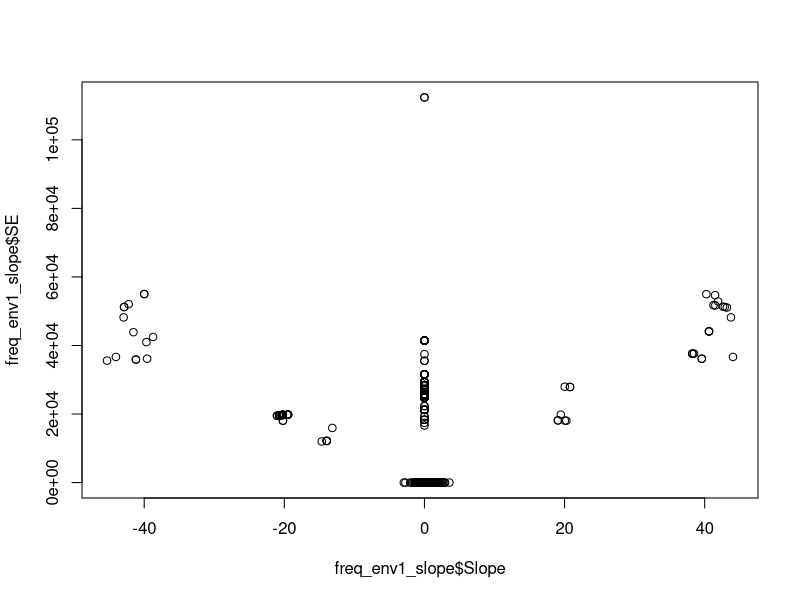

Source code (R): (Note: a time limit stopped this script after it produced the figure.)
##################################################################################
## Get pop specific SNP slopes over the timeseries for "observed" data set
## Done for snp set BF>10 in windows and BF>30 overall
## Does not include 1000 permuations of random sampling for BF<0
## Author Daniel Anstett
## 
## 
## Last Modified April 24, 2023
###################################################################################
#Functions

# Run GLM

glm_obs <-function(df,env_input){
  freq_env1_slope<-data.frame()
  counter<-1
  for (i in 3:dim(df)[2]){
    for(j in 1:12){
      chr<-colnames(df)[i]
      popSNP <- df %>% filter(Site==j) %>% select(Site,Year,all_of(chr))
      colnames(popSNP)[3]<-"snp_ID"
      
      if(all(is.na(popSNP$snp_ID))==FALSE & sum(is.na(popSNP$snp_ID)) !=(dim(popSNP)[1]-1)){
        rSNP <- glm(snp_ID ~ Year, family = binomial, data = popSNP)
        freq_env1_slope[counter,1]<-unique(popSNP$Site)
        freq_env1_slope[counter,2]<-chr
        freq_env1_slope[counter,3]<-rSNP$coefficients[2] * 2
        sum_snp <- summary(rSNP)
        freq_env1_slope[counter,4]<-sum_snp$coefficients[2,2]
        freq_env1_slope[counter,5]<-env_input
        freq_env1_slope[counter,6]<-"obs"
        counter<-counter+1
      } else {
        freq_env1_slope[counter,1]<-unique(popSNP$Site)
        freq_env1_slope[counter,2]<-chr
        freq_env1_slope[counter,3]<-NA
        freq_env1_slope[counter,4]<-NA
        freq_env1_slope[counter,5]<-env_input
        freq_env1_slope[counter,6]<-"obs"
        counter<-counter+1
      }
      
    }
  }
  colnames(freq_env1_slope)<-c("Site","snp_ID","Slope","SE","ENV","Type")
  return(freq_env1_slope)
}



###################################################################################
#Import libraries
library(tidyverse)
library(boot)

#Import timeseries frequencies
freq_env1 <- read_csv("data/freq_env1.csv")
freq_env2 <- read_csv("data/freq_env2.csv")
freq_env3 <- read_csv("data/freq_env3.csv")
freq_env4 <- read_csv("data/freq_env4.csv")
freq_env5 <- read_csv("data/freq_env5.csv")
freq_env6 <- read_csv("data/freq_env6.csv")
freq_env7 <- read_csv("data/freq_env7.csv")
freq_env8 <- read_csv("data/freq_env8.csv")
freq_env9 <- read_csv("data/freq_env9.csv")


###################################################################################
#Single Case
#freq_env1_pop1 <- freq_env1 %>% filter(Site==1)
#rSNP_pop1 <- glm(CE10_chr1_865732 ~ Year, family = binomial, data = freq_env1_pop1)
#test_pop1 <- as.data.frame(summary(rSNP_pop1)$coefficients)
#test_pop1$Estimate[2]
#rSNP_pop1$coefficients[2]
#summary(rSNP_pop1)
#rSNP_pop1 <- glm(CE10_chr1_9110324 ~ Year, family = binomial, data = freq_env1_pop1)
#rSNP_pop1$coefficients[2]
#summary(rSNP_pop1)

###################################################################################

## Single Loop

# freq_env1
freq_env1_slope<-data.frame()
counter<-1
for (i in 3:dim(freq_env1)[2]){
  for(j in 1:12){
    chr<-colnames(freq_env1)[i]
    popSNP <- freq_env1 %>% filter(Site==j) %>% select(Site,Year,all_of(chr))
    colnames(popSNP)[3]<-"snp_ID"
    
    if(all(is.na(popSNP$snp_ID))==FALSE & sum(is.na(popSNP$snp_ID)) !=(dim(popSNP)[1]-1)){
      rSNP <- glm(snp_ID ~ Year, family = binomial, data = popSNP)
      freq_env1_slope[counter,1]<-unique(popSNP$Site)
      freq_env1_slope[counter,2]<-chr
      freq_env1_slope[counter,3]<-rSNP$coefficients[2] * 2
      sum_snp <- summary(rSNP)
      freq_env1_slope[counter,4]<-sum_snp$coefficients[2,2]
      freq_env1_slope[counter,5]<-"MAT"
      freq_env1_slope[counter,6]<-"obs"
      counter<-counter+1
    } else {
      freq_env1_slope[counter,1]<-unique(popSNP$Site)
      freq_env1_slope[counter,2]<-chr
      freq_env1_slope[counter,3]<-NA
      freq_env1_slope[counter,4]<-NA
      freq_env1_slope[counter,5]<-"MAT"
      freq_env1_slope[counter,6]<-"obs"
      
      counter<-counter+1
    }
    
  }
}
colnames(freq_env1_slope)<-c("Site","snp_ID","Slope","SE","ENV","Type")

plot(freq_env1_slope$Slope,freq_env1_slope$SE)

###################################################################################
###################################################################################
#Calc glm per env

slope_env1 <- glm_obs(freq_env1,"MAT")
slope_env2 <- glm_obs(freq_env2,"MAP")
slope_env3 <- glm_obs(freq_env3,"PAS")
slope_env4 <- glm_obs(freq_env4,"EXT")
slope_env5 <- glm_obs(freq_env5,"CMD")
slope_env6 <- glm_obs(freq_env6,"Tave_wt")
slope_env7 <- glm_obs(freq_env7,"Tave_sm")
slope_env8 <- glm_obs(freq_env8,"PPT_wt")
slope_env9 <- glm_obs(freq_env9,"PPT_sm")
slope_env_all <- rbind(slope_env1,
                       slope_env2,
                       slope_env3,
                       slope_env4,
                       slope_env5,
                       slope_env6,
                       slope_env7,
                       slope_env8,
                       slope_env9)

###################################################################################
#Export
write_csv(slope_env1, "data/slope_obs_env1.csv")
write_csv(slope_env2, "data/slope_obs_env2.csv")
write_csv(slope_env3, "data/slope_obs_env3.csv")
write_csv(slope_env4, "data/slope_obs_env4.csv")
write_csv(slope_env5, "data/slope_obs_env5.csv")
write_csv(slope_env6, "data/slope_obs_env6.csv")
write_csv(slope_env7, "data/slope_obs_env7.csv")
write_csv(slope_env8, "data/slope_obs_env8.csv")
write_csv(slope_env9, "data/slope_obs_env9.csv")
write_csv(slope_env_all, "data/slope_obs_all.csv")
